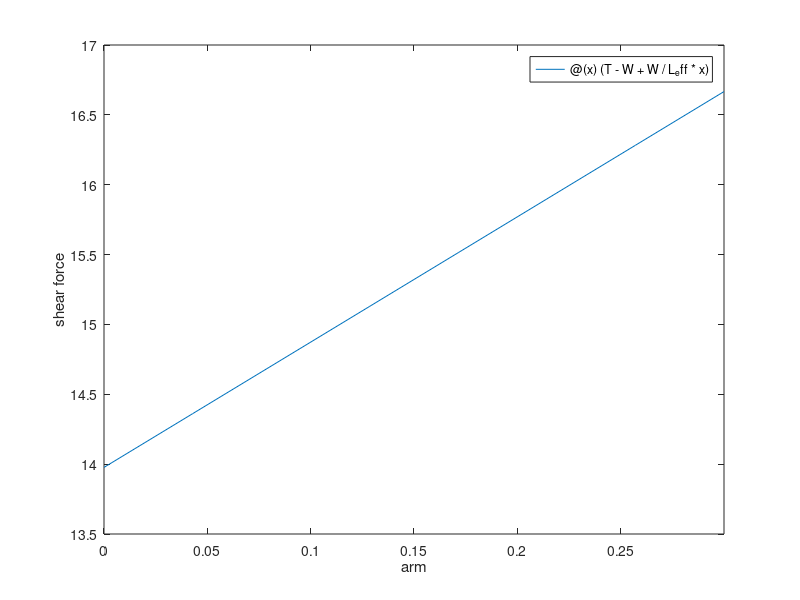
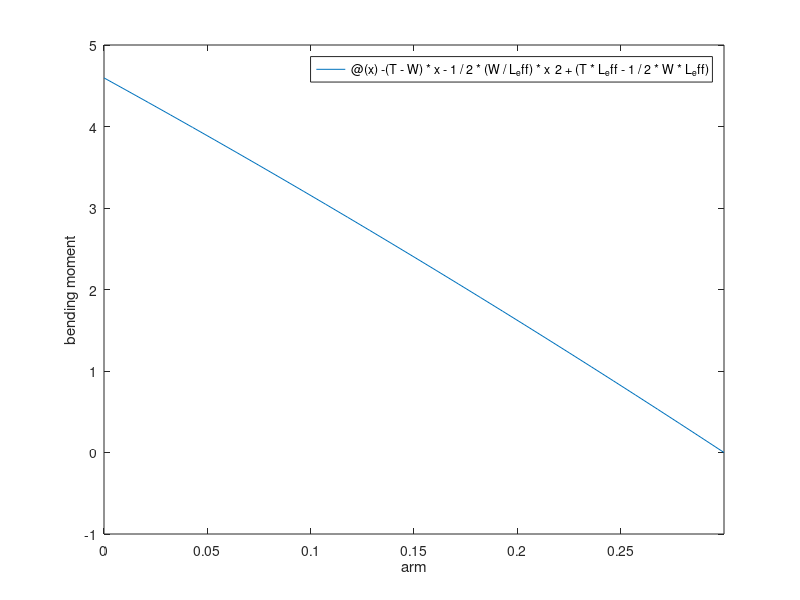

These figures' MATLAB source, in order: (Note: this script raises an error after producing the figures.)

clear
clc

% load json data into struct
data = jsondecode(fileread("aircraft_data.json"));
T = data.W0 * data.T2W / 6;
W = data.arm.W;
L_eff = data.arm.L_eff;

% material properties
rho = data.arm.rho;
E = 6e10; % tensile youngs'modulus
stress_comp_crit = 500e06; % tensile strength
poisson = 0.229;

% loading
sf = @(x) (T - W + W/L_eff * x);
bm = @(x) -(T-W)*x - 1/2*(W/L_eff)*x^2 + (T*L_eff - 1/2*W*L_eff);
figure
fplot(sf, [0, L_eff])
xlabel('arm')
ylabel('shear force')
figure
fplot(bm, [0, L_eff])
xlabel('arm')
ylabel('bending moment')

% find min radius of arm to avoid comp failure, buckling, crushing
R_out = 0.01:0.005:0.08; % outside radiu
t = 1/10 * R_out; % assume a 1/10 ratio as commonly seen
I = pi/4 * (1-(1/10)^4) * R_out.^4; % second moment of area
stress_comp_max = bm(0).*R_out ./ I;
stress_buck_euler_crit = pi^2 * E * I ./ (2*L_eff)^2; % euler buckling, assume clamped for conservatism (clamped 2, ss 1)
stress_buck_crit = pi^2 * E / (12*(1-poisson^2)) .* (t./L_eff).^2; % assume ss for conservatism (clamped 3, ss 12)


figure
yline(stress_comp_crit/1.2); % safety factor 1.2
hold on
plot(R_out, stress_comp_max)
plot(R_out, stress_buck_euler_crit/1.2)
plot(R_out, stress_buck_crit/1.2)
hold off
legend('critical stress / 1.2', 'max stress', 'citical euler buckling/1.2', 'critical local buckling/1.2')



9.81 * rho * L_eff * pi * (0.03^2-0.027^2)